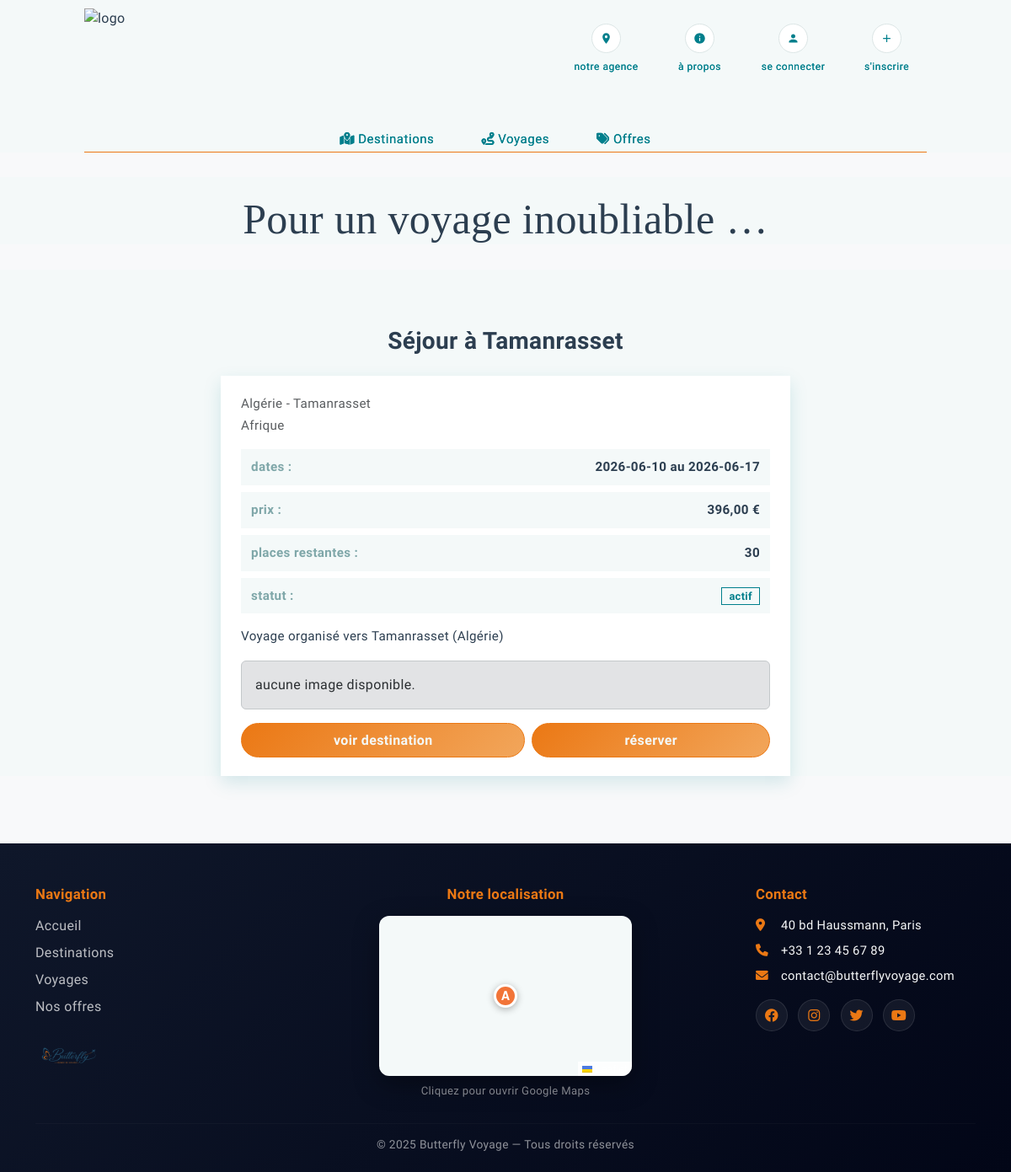
Before: /index.php?page=voyage_detail&id_voyage=3 with the older database file.
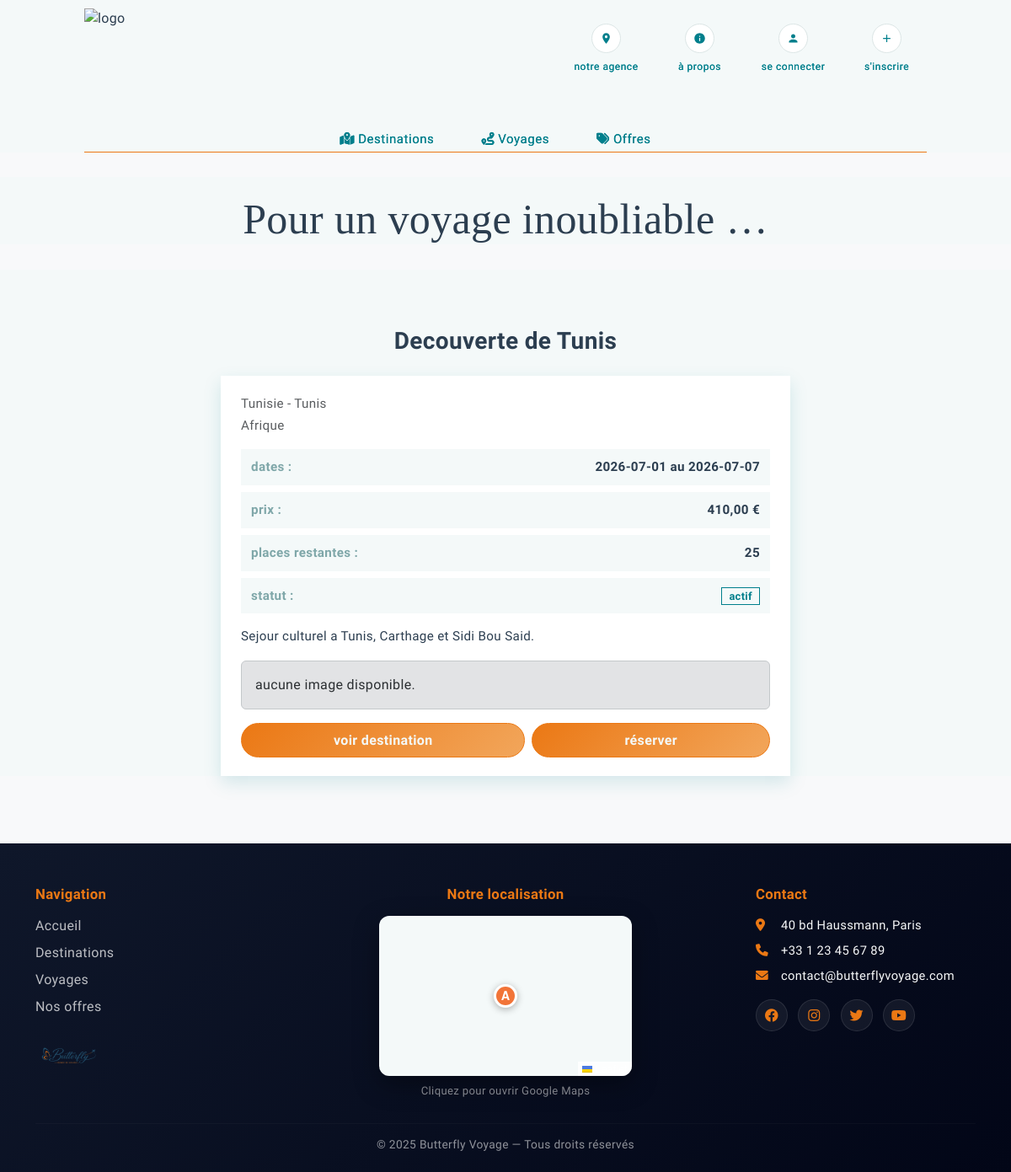
After: the same page with the newer database file.
### tables this page shows
CREATE TABLE `voyages_organises` (
  `id_voyage` int UNSIGNED NOT NULL AUTO_INCREMENT,
  `id_destination` int UNSIGNED NOT NULL,
  `titre` varchar(150) NOT NULL,
  `description` text,
  `date_depart` date NOT NULL,
  `date_retour` date NOT NULL,
  `prix` decimal(10,2) NOT NULL,
  `nb_places` int UNSIGNED NOT NULL,
  `nb_places_restantes` int UNSIGNED NOT NULL,
  `image_url` varchar(255) DEFAULT NULL,
  `statut` enum('actif','complet','annule') NOT NULL DEFAULT 'actif',
  `date_creation` datetime NOT NULL DEFAULT CURRENT_TIMESTAMP,
  `date_modification` datetime NOT NULL DEFAULT CURRENT_TIMESTAMP ON UPDATE CURRENT_TIMESTAMP,
  PRIMARY KEY (`id_voyage`),
  KEY `idx_voyages_destination` (`id_destination`),
  KEY `idx_voyages_statut_date` (`statut`, `date_depart`),
  CONSTRAINT `fk_voyage_destination`
    FOREIGN KEY (`id_destination`)
    REFERENCES `destinations` (`id_destination`)
    ON DELETE CASCADE
    ON UPDATE CASCADE
);

CREATE TABLE `destinations` (
  `id_destination` int UNSIGNED NOT NULL AUTO_INCREMENT,
  `pays` varchar(100) NOT NULL,
  `ville` varchar(100) NOT NULL,
  `id_continent` int UNSIGNED DEFAULT NULL,
  `description` text,
  `prix_base` decimal(10,2) NOT NULL,
  `image_url` varchar(255) DEFAULT NULL,
  `actif` tinyint(1) NOT NULL DEFAULT 1,
  `date_creation` datetime NOT NULL DEFAULT CURRENT_TIMESTAMP,
  `date_modification` datetime NOT NULL DEFAULT CURRENT_TIMESTAMP ON UPDATE CURRENT_TIMESTAMP,
  PRIMARY KEY (`id_destination`),
  UNIQUE KEY `uk_destination_pays_ville` (`pays`, `ville`),
  KEY `idx_destinations_continent` (`id_continent`),
  KEY `idx_destinations_actif` (`actif`),
  CONSTRAINT `fk_destination_continent`
    FOREIGN KEY (`id_continent`)
    REFERENCES `continents` (`id_continent`)
    ON DELETE SET NULL
    ON UPDATE CASCADE
);

CREATE TABLE `continents` (
  `id_continent` int UNSIGNED NOT NULL AUTO_INCREMENT,
  `nom` varchar(50) NOT NULL,
  PRIMARY KEY (`id_continent`),
  UNIQUE KEY `uk_continents_nom` (`nom`)
);

### index.php (called while the page is built, shortened)
<?php
require_once __DIR__ . "/controleur/controleur_class.php";
$unControleur = new Controleur();
$page = $_GET["page"] ?? "home";
switch ($page) {
    case "voyage_detail":
        require_once __DIR__ . "/controleur/gestion_voyage_detail.php";
        break;
}
require_once __DIR__ . "/vue/layout.php";

### modele/modele_class.php (called while the page is built, shortened)
<?php
class Modele
{
    private PDO $pdo;
    public function __construct()
    {
        $dsn = "mysql:host=localhost;dbname=bfly;charset=utf8mb4";
        $user = "root";
        $password = "";
        try {
            $this->pdo = new PDO($dsn, $user, $password, [
                PDO::ATTR_ERRMODE => PDO::ERRMODE_EXCEPTION,
                PDO::ATTR_DEFAULT_FETCH_MODE => PDO::FETCH_ASSOC,
            ]);
        } catch (PDOException $e) {
            echo "erreur de connexion à " . $dsn . "<br>";
            echo $e->getMessage();
            exit();
        }
    }
    private function fetchOne(string $sql, array $params = []): array|false
    {
        $stmt = $this->pdo->prepare($sql);
        $stmt->execute($params);
        return $stmt->fetch();
    }
    public function selectWhere_voyage(int $id_voyage): array|false
    {
        $sql = "select v.*, d.pays, d.ville, d.description as destination_description, d.prix_base, d.image_url as destination_image_url, cont.nom as continent
                from voyages_organises v
                join destinations d on d.id_destination = v.id_destination
                left join continents cont on cont.id_continent = d.id_continent
                where v.id_voyage = :id_voyage";
        return $this->fetchOne($sql, [
            ":id_voyage" => $id_voyage,
        ]);
    }
}

### controleur/gestion_voyage_detail.php (called while the page is built, shortened)
<?php
$idVoyage = (int) ($_GET["id_voyage"] ?? 0);
if ($idVoyage > 0) {
    $voyage = $unControleur->selectWhere_voyage($idVoyage);
}

### controleur/controleur_class.php (called while the page is built, shortened)
<?php
require_once "modele/modele_class.php";
class Controleur
{
    private Modele $modele;
    public function __construct()
    {
        $this->modele = new Modele();
    }
    public function selectWhere_voyage(int $id_voyage)
    {
        return $this->modele->selectWhere_voyage($id_voyage);
    }
}

### vue/voyage_detail.php (the view, shortened to what the rows shown need)
<?php
$voyage = $voyage ?? null;
?>
<?php if (empty($voyage)): ?>
    <div class="container mt-4">
        <div class="alert alert-danger">
            voyage introuvable.
        </div>
    </div>
<?php else: ?>
    <?php
    $idVoyage = (int) ($voyage["id_voyage"] ?? 0);
    $titre = (string) ($voyage["titre"] ?? "");
    $description = (string) ($voyage["description"] ?? "");
    $dateDepart = (string) ($voyage["date_depart"] ?? "");
    $dateRetour = (string) ($voyage["date_retour"] ?? "");
    $prix = (float) ($voyage["prix"] ?? 0);
    $placesRestantes = (int) ($voyage["nb_places_restantes"] ?? 0);
    $statut = (string) ($voyage["statut"] ?? "");
    $imageVoyage = (string) ($voyage["image_url"] ?? "");
    $pays = (string) ($voyage["pays"] ?? "");
    $ville = (string) ($voyage["ville"] ?? "");
    $continent = (string) ($voyage["continent"] ?? "");
    $imageDestination = (string) ($voyage["destination_image_url"] ?? "");
    $titreLieu = trim($pays . " - " . $ville, " -");
    $image = $imageVoyage !== "" ? $imageVoyage : $imageDestination;
    $idDestination = (int) ($voyage["id_destination"] ?? 0);
    $bloque = ($statut !== "actif" || $placesRestantes <= 0);
    ?>
    <h3 class="section-title text-center mt-5">
        <?= htmlspecialchars($titre) ?>
    </h3>
    <div class="container mt-4 detail-wrap">
        <div class="card detail-card">
            <div class="card-body detail-body">
                <?php if ($titreLieu !== ""): ?>
                    <p class="text-muted mb-1 detail-sub">
                        <?= htmlspecialchars($titreLieu) ?>
                    </p>
                <?php endif; ?>
                <?php if ($continent !== ""): ?>
                    <p class="text-muted mb-3 detail-sub">
                        <?= htmlspecialchars($continent) ?>
                    </p>
                <?php endif; ?>
                <div class="detail-list">
                    <div class="detail-row">
                        <span class="detail-label">dates :</span>
                        <span class="detail-value">
                            <?= htmlspecialchars($dateDepart) ?> au <?= htmlspecialchars($dateRetour) ?>
                        </span>
                    </div>
                    <div class="detail-row">
                        <span class="detail-label">prix :</span>
                        <span class="detail-value">
                            <?= number_format($prix, 2, ",", " ") ?> €
                        </span>
                    </div>
                    <div class="detail-row">
                        <span class="detail-label">places restantes :</span>
                        <span class="detail-value">
                            <?= (int) $placesRestantes ?>
                        </span>
                    </div>
                    <div class="detail-row">
                        <span class="detail-label">statut :</span>
                        <span class="detail-value">
                            <span class="detail-badge <?= $bloque ? "is-closed" : "is-open" ?>">
                                <?= htmlspecialchars($statut) ?>
                            </span>
                        </span>
                    </div>
                </div>
                <?php if ($description !== ""): ?>
                    <div class="detail-desc">
                        <?= nl2br(htmlspecialchars($description)) ?>
                    </div>
                <?php endif; ?>
                <?php if ($image !== ""): ?>
                    <img
                        src="<?= htmlspecialchars($image) ?>"
                        alt="image voyage"
                        class="img-fluid detail-img"
                    >
                <?php else: ?>
                    <div class="alert alert-secondary mb-3">
                        aucune image disponible.
                    </div>
                <?php endif; ?>
                <div class="detail-actions d-flex justify-content-center gap-2 mt-3">
                    <?php if ($idDestination > 0): ?>
                        <a
                            class="btn btn-outline-primary btn-sm flex-fill text-center px-3 detail-btn"
                            href="index.php?page=destination_detail&id_destination=<?= $idDestination ?>"
                        >
                            voir destination
                        </a>
                    <?php endif; ?>
                    <?php if (!$bloque): ?>
                        <a
                            class="btn btn-success btn-sm flex-fill text-center px-3 detail-btn"
                            href="index.php?page=reservation&id_voyage=<?= $idVoyage ?>"
                        >
                            réserver
                        </a>
                    <?php endif; ?>
                </div>
            </div>
        </div>
    </div>
<?php endif; ?>

Changed rows visible on the page:
changed voyages_organises "actif": titre "Séjour à Tamanrasset" → "Decouverte de Tunis"; id_destination.ville "Algérie - Tamanrasset" → "Tunisie - Tunis"; date_depart "2026-06-10" → "2026-07-01"; date_retour "2026-06-17" → "2026-07-07"; prix "396,00" → "410,00"; nb_places_restantes "30" → "25"; description "Voyage organisé vers Tamanrasset (Algérie)" → "Sejour culturel a Tunis, Carthage et Sidi Bou Said."
